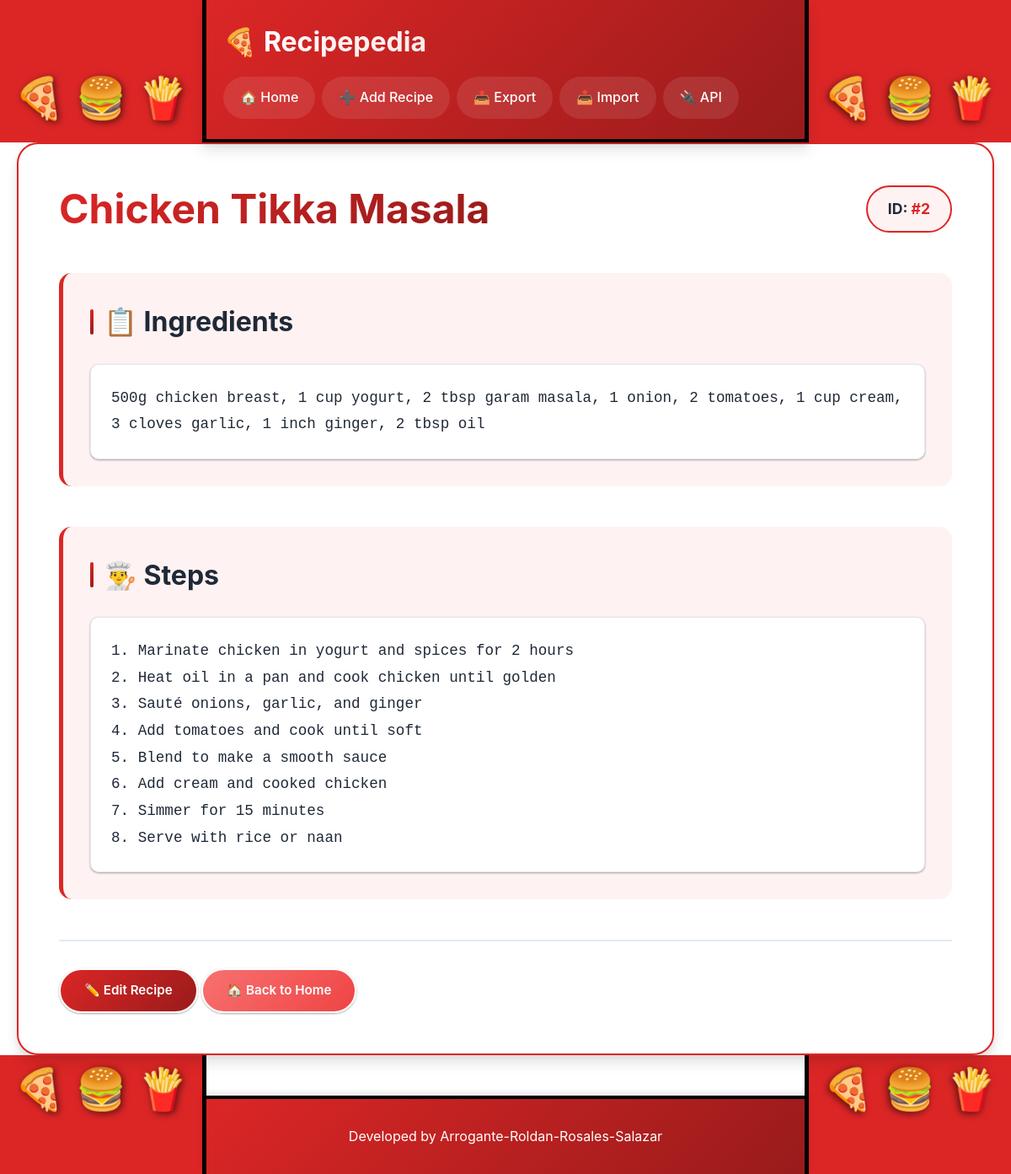
The page /view_recipe.php?id=2 on the database its author committed.
### tables this page shows
CREATE TABLE IF NOT EXISTS recipes (
    id INT AUTO_INCREMENT PRIMARY KEY,
    title VARCHAR(255) NOT NULL,
    ingredients TEXT NOT NULL,
    steps TEXT NOT NULL,
    image_path VARCHAR(500) DEFAULT NULL,
    created_at TIMESTAMP DEFAULT CURRENT_TIMESTAMP,
    updated_at TIMESTAMP DEFAULT CURRENT_TIMESTAMP ON UPDATE CURRENT_TIMESTAMP
);

### classes/RecipeManager.php (called while the page is built, shortened)
<?php
require_once 'Recipe.php';
require_once __DIR__ . '/../config/database.php';
class RecipeManager {
    private $conn;
    public function __construct() {
        $database = new Database();
        $this->conn = $database->getConnection();
    }
    public function getRecipeById($id) {
        $query = "SELECT * FROM recipes WHERE id = :id LIMIT 1";
        $stmt = $this->conn->prepare($query);
        $stmt->bindParam(':id', $id);
        $stmt->execute();
        $row = $stmt->fetch(PDO::FETCH_ASSOC);
        if ($row) {
            return Recipe::fromArray($row);
        }
        return null;
    }
}

### config/database.php (called while the page is built, shortened)
<?php
class Database {
    private $host = 'localhost';
    private $db_name = 'recipepedia';
    private $username = 'root';
    private $password = '';
    public function getConnection() {
        $this->conn = null;
        try {
            $this->conn = new PDO(
                "mysql:host=" . $this->host . ";dbname=" . $this->db_name,
                $this->username,
                $this->password
            );
            $this->conn->setAttribute(PDO::ATTR_ERRMODE, PDO::ERRMODE_EXCEPTION);
        } catch(PDOException $e) {
            echo "Connection Error: " . $e->getMessage();
        }
        return $this->conn;
    }
}

### classes/Recipe.php (called while the page is built, shortened)
<?php
class Recipe {
    private $id;
    private $title;
    private $ingredients;
    private $steps;
    public function __construct($id = null, $title = '', $ingredients = '', $steps = '', $image_path = null) {
        $this->id = $id;
        $this->title = $title;
        $this->ingredients = $ingredients;
        $this->steps = $steps;
    }
    public function getId() { return $this->id; }
    public function getTitle() { return $this->title; }
    public function getIngredients() { return $this->ingredients; }
    public function getSteps() { return $this->steps; }
    public static function fromArray($data) {
        $recipe = new Recipe();
        if (isset($data['id'])) $recipe->id = $data['id'];
        if (isset($data['title'])) $recipe->title = $data['title'];
        if (isset($data['ingredients'])) $recipe->ingredients = $data['ingredients'];
        if (isset($data['steps'])) $recipe->steps = $data['steps'];
        if (isset($data['created_at'])) $recipe->created_at = $data['created_at'];
        if (isset($data['updated_at'])) $recipe->updated_at = $data['updated_at'];
        return $recipe;
    }
}

### view_recipe.php (the view, shortened to what this page needs)
<?php
require_once 'config/database.php';
require_once 'classes/Recipe.php';
require_once 'classes/RecipeManager.php';
require_once 'includes/header.php';
$recipeManager = new RecipeManager();
$recipe = $recipeManager->getRecipeById($_GET['id']);
?>
<div class="recipe-view">
    <div style="display: flex; justify-content: space-between; align-items: center; margin-bottom: 1rem; flex-wrap: wrap; gap: 1rem;">
        <h1 style="margin: 0;"><?php echo htmlspecialchars($recipe->getTitle()); ?></h1>
        <div style="background: var(--bg-light); padding: 0.75rem 1.5rem; border-radius: 50px; border: 2px solid var(--picnic-red);">
            <strong style="color: var(--text-dark); font-size: 1.1rem;">ID: <span style="color: var(--primary-color);">#<?php echo $recipe->getId(); ?></span></strong>
        </div>
    </div>
    <div class="section">
        <h2>📋 Ingredients</h2>
        <pre><?php echo htmlspecialchars($recipe->getIngredients()); ?></pre>
    </div>
    <div class="section">
        <h2>👨‍🍳 Steps</h2>
        <pre><?php echo htmlspecialchars($recipe->getSteps()); ?></pre>
    </div>
    <div class="actions" style="margin-top: 2rem; padding-top: 2rem; border-top: 2px solid #e2e8f0;">
        <a href="edit_recipe.php?id=<?php echo $recipe->getId(); ?>" class="btn btn-primary">✏️ Edit Recipe</a>
        <a href="index.php" class="btn btn-secondary">🏠 Back to Home</a>
    </div>
</div>
<?php require_once 'includes/footer.php'; ?>

### assets/css/style.css (style rules this page uses)
* { margin: 0; padding: 0; box-sizing: border-box; }
:root { --primary-color: #dc2626; --primary-dark: #b91c1c; --secondary-color: #991b1b; --accent-color: #ef4444; --success-color: #16a34a; --danger-color: #dc2626; --warning-color: #f59e0b; --text-dark: #1f2937; --text-light: #6b7280; --bg-light: #fef2f2; --bg-white: #ffffff; --picnic-red: #dc2626; --picnic-white: #ffffff; --shadow-sm: 0 1px 3px rgba(0,0,0,0.12), 0 1px 2px rgba(0,0,0,0.24); --shadow-md: 0 4px 6px rgba(0,0,0,0.1), 0 2px 4px rgba(0,0,0,0.06); --shadow-lg: 0 10px 15px rgba(0,0,0,0.1), 0 4px 6px rgba(0,0,0,0.05); --shadow-xl: 0 20px 25px rgba(0,0,0,0.15), 0 10px 10px rgba(0,0,0,0.04); }
body { font-family: -apple-system, BlinkMacSystemFont, 'Segoe UI', Roboto, 'Helvetica Neue', Arial, sans-serif; line-height: 1.6; color: var(--text-dark); background: var(--picnic-white); min-height: 100vh; position: relative; overflow-x: hidden; }
body::before { content: ''; position: fixed; top: 0; left: 0; width: 20%; height: 100%; background: var(--picnic-red); z-index: 0; pointer-events: none; border-right: 5px solid #000000; }
body::after { content: ''; position: fixed; top: 0; right: 0; width: 20%; height: 100%; background: var(--picnic-red); z-index: 0; pointer-events: none; border-left: 5px solid #000000; }
.btn { padding: 0.75rem 1.75rem; text-decoration: none; border-radius: 50px; display: inline-flex; align-items: center; justify-content: center; gap: 0.5rem; transition: all 0.3s ease; border: none; cursor: pointer; font-size: 0.95rem; font-weight: 600; box-shadow: var(--shadow-sm); position: relative; overflow: hidden; }
.btn::before { content: ''; position: absolute; top: 50%; left: 50%; width: 0; height: 0; border-radius: 50%; background: rgba(255, 255, 255, 0.3); transform: translate(-50%, -50%); transition: width 0.6s, height 0.6s; }
.btn-primary { background: linear-gradient(135deg, var(--primary-color) 0%, var(--secondary-color) 100%); color: white; border: 2px solid var(--picnic-white); }
.btn-secondary { background: linear-gradient(135deg, #f87171 0%, #ef4444 100%); color: white; border: 2px solid var(--picnic-white); }
.recipe-view { background: var(--bg-white); padding: 3rem; border-radius: 25px; box-shadow: var(--shadow-lg); animation: fadeInUp 0.6s ease; border: 2px solid var(--picnic-red); position: relative; z-index: 1; }
.recipe-view h1 { color: var(--text-dark); margin-bottom: 1.5rem; font-size: 3rem; font-weight: 700; background: linear-gradient(135deg, var(--primary-color) 0%, var(--secondary-color) 100%); -webkit-background-clip: text; -webkit-text-fill-color: transparent; background-clip: text; line-height: 1.2; }
.recipe-view .section { margin: 3rem 0; padding: 2rem; background: var(--bg-light); border-radius: 15px; border-left: 5px solid var(--primary-color); }
.recipe-view .section h2 { color: var(--text-dark); margin-bottom: 1.5rem; font-size: 2rem; font-weight: 700; display: flex; align-items: center; gap: 0.75rem; }
.recipe-view .section h2::before { content: ''; width: 4px; height: 30px; background: linear-gradient(135deg, var(--primary-color) 0%, var(--secondary-color) 100%); border-radius: 2px; }
.recipe-view .section p, .recipe-view .section pre { white-space: pre-wrap; line-height: 1.8; color: var(--text-dark); font-size: 1.1rem; background: white; padding: 1.5rem; border-radius: 10px; box-shadow: var(--shadow-sm); }
pre { white-space: pre-wrap; word-wrap: break-word; background: white; padding: 1rem; border-radius: 8px; font-size: 0.9rem; line-height: 1.6; color: var(--text-dark); border: 1px solid #e2e8f0; }

### rows shown on the page
recipes: title "Chicken Tikka Masala", id "2", ingredients "500g chicken breast, 1 cup yogurt, 2 tbsp garam masala, 1 onion, 2 tomatoes, 1 cup cream, 3 cloves garlic, 1 inch ginger, 2 tbsp oil", steps "1. Marinate chicken in yogurt and spices for 2 hours 2. Heat oil in a pan and cook chicken until golden 3. Sauté onions, garlic, and ginger 4. Add tomatoes and cook until soft 5. Blend to make a smooth sauce 6. Add cream and cooked chicken 7. Simmer for 15 minutes 8. Serve with rice or naan"
